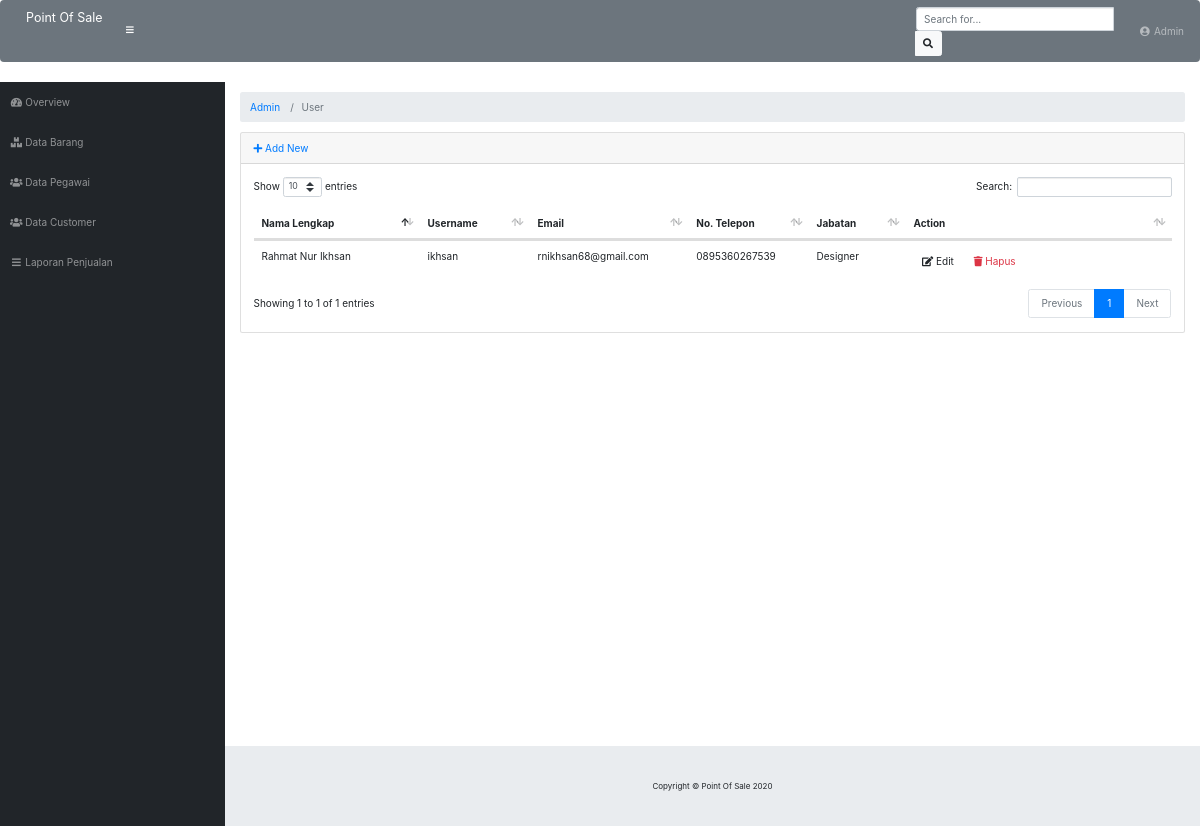
The app's page /index.php/admin/user with its own data.
### tables this page shows
CREATE TABLE `user` (
  `id` int(10) NOT NULL,
  `nama_lengkap` varchar(50) NOT NULL,
  `email` varchar(50) NOT NULL,
  `telepon` varchar(15) NOT NULL,
  `jabatan` varchar(10) NOT NULL,
  `username` varchar(50) NOT NULL,
  `password` varchar(32) NOT NULL
);

### application/controllers/admin/User.php (called while the page is built, shortened)
<?php defined('BASEPATH') OR exit('No direct script acces allowed');
class User extends CI_Controller
{
	public function __construct()
	{
		$this->load->model("M_user");
		$this->load->library("form_validation");
	}
	public function index()
	{
		$data["user"] = $this->M_user->getAll();
		$this->load->view("admin/user/list", $data);
	}
}

### index.php (called while the page is built, shortened)
<?php
require_once BASEPATH.'core/CodeIgniter.php';

### application/models/M_user.php (called while the page is built, shortened)
<?php defined('BASEPATH') OR exit('No direct script acces alowed');
class M_user extends CI_model
{
	private $_table = "user";
	public function getAll()
	{
		return $this->db->get($this->_table)->result();
	}
}

### application/views/admin/user/list.php (the view, shortened to what this page needs)
<!DOCTYPE html>
<html lang="en">
<head>
</head>
<body id="page-top">
	<div id="wrapper">
		<div id="content-wrapper">
			<div class="container-fluid">
				<div class="card mb-3">
					<div class="card-header">
						<a href="<?php echo site_url('admin/user/add') ?>"><i class="fas fa-plus"></i> Add New</a>
					</div>
					<div class="card-body">
						<div class="table-responsive">
							<table class="table table-hover" id="dataTable" width="100%" cellspacing="0">
								<thead>
									<tr>
										<th>Nama Lengkap</th>
										<th>Username</th>
										<th>Email</th>
										<th>No. Telepon</th>
										<th>Jabatan</th>
										<th>Action</th>
									</tr>
								</thead>
								<tbody>
									<?php foreach ($user as $user): ?>
									<tr>
										<td width="150">
											<?php echo $user->nama_lengkap ?>
										</td>
										<td>
											<?php echo $user->username ?>
										</td>
										<td>
											<?php echo $user->email ?>
										</td>
										<td>
											<?php echo $user->telepon ?>
										</td>
										<td>
											<?php echo $user->jabatan ?>
										</td>
										<td width="250">
											<a href="<?php echo site_url('admin/user/edit/'.$user->id) ?>"
											 class="btn btn-small"><i class="fas fa-edit"></i> Edit</a>
											<a onclick="deleteConfirm('<?php echo site_url('admin/user/delete/'.$user->id) ?>')"
											 href="#!" class="btn btn-small text-danger"><i class="fas fa-trash"></i> Hapus</a>
										</td>
									</tr>
									<?php endforeach; ?>
								</tbody>
							</table>
						</div>
					</div>
				</div>
			</div>
		</div>
	</div>
</body>
</html>

### records on screen
user: nama_lengkap "Rahmat Nur Ikhsan", username "ikhsan", email "rnikhsan68@gmail.com", telepon "0895360267539", jabatan "Designer"

### other values on screen
SITE_NAME "Point Of Sale"
$segment "Admin"
$segment "User"
Date('Y') "2020"
